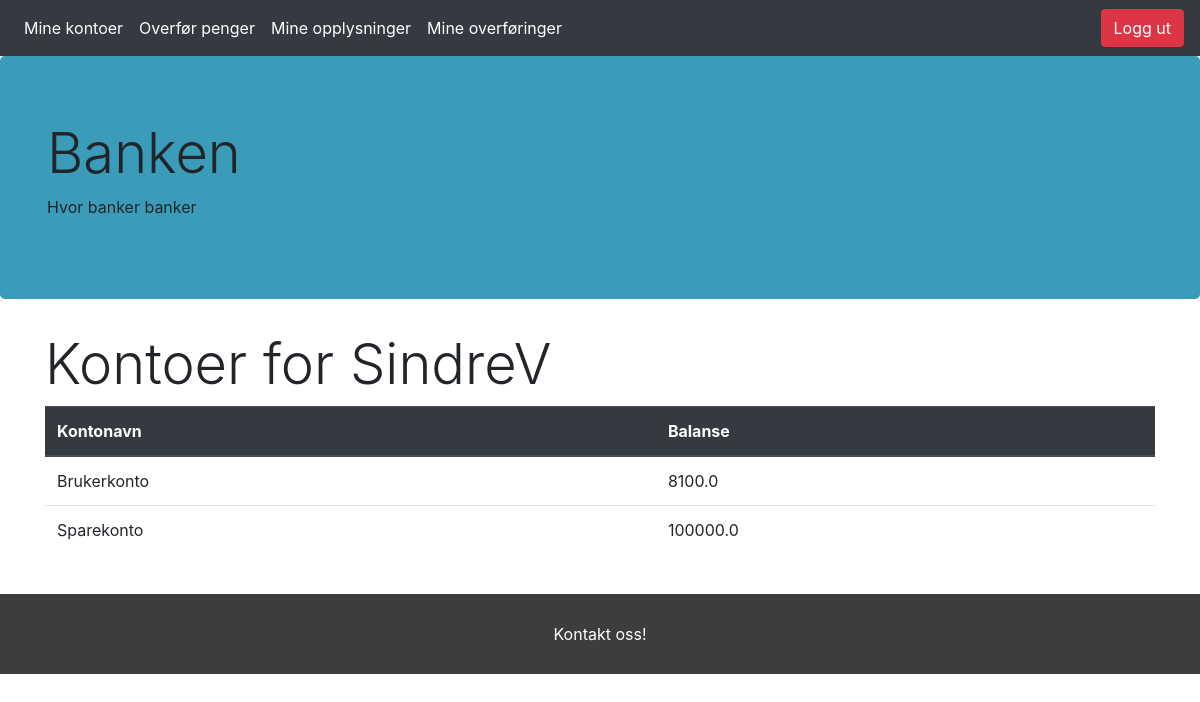
Screenshot of /myaccs (signed in) with the database file from the repository.
### app/models.py (models this page shows, shortened)
class User(db.Model, UserMixin):
    id = db.Column(db.Integer, primary_key=True, nullable=False)
    username = db.Column(db.String(20), unique=True, nullable=False)
    useremail = db.Column(db.String(120), unique=True, nullable=False)
    useraddr = db.Column(db.String(200), nullable=False)
    userpwd = db.Column(db.String(60), nullable=False)
    usertlf = db.Column(db.Integer(), unique=True,  nullable=False)
    accounts = db.relationship('Account',  backref='holder', lazy=True)
    logs = db.relationship('Log', backref='logger', lazy=True)
    confirmed = db.Column(db.Boolean, nullable=False, default=False)
    confirmed_on = db.Column(db.DateTime, nullable=True)
    otp_secret = db.Column(db.String(16))
    confirmed = db.Column(db.Boolean, nullable=False, default=False)
    confirmed_on = db.Column(db.DateTime, nullable=True)

class Account(db.Model):
    id = db.Column(db.Integer, primary_key=True)
    accname = db.Column(db.String(20), nullable=False)
    balance = db.Column(db.Float)
    accuser = db.Column(db.Integer, db.ForeignKey('user.id'), nullable=False)

### app/routes.py (the view)
@app.route("/myaccs")
@login_required
def myaccs():
    return render_template('myaccs.html')

### app/models.py (called while the page is built)
@login_manager.user_loader
def load_user(user_id):
    return User.query.get(int(user_id))

### app/routes.py (called while the page is built)
@app.before_request
def before_request():
    session.permanent = True
    app.permanent_session_lifetime = dt.timedelta(minutes=10)
    session.modified = True

### app/templates/myaccs.html
{%extends 'base.html'%} {% block body %}
<div class="container mx-auto">
    <h1 class="display-4"> Kontoer for {{ current_user.username }} </h1>
    <table class="table">
        <thead class="thead-dark">
            <th>Kontonavn</th>
            <th>Balanse</th>
        </thead>
        {%for acc in current_user.accounts if current_user.accounts%}
        <tr>
            <td>{{ acc.accname}}</td>
            <td>{{ acc.balance }}</td>
        </tr>
        {% endfor %}
    </table>
</div>
{% endblock %}

### rows the page displays
User: username "SindreV"
Account: accname "Brukerkonto", balance "8100.0"
Account: accname "Sparekonto", balance "100000.0"
